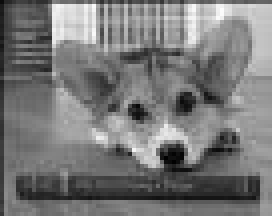
#> input picture Lab7/Lab7/small-img.jpg, 68 x 54 px (shown 4 times larger)
$ jupyter execute --allow-errors Lab7.ipynb   (shell and % lines are left out)
#> lines starting #> are read from the running program, lines starting #| are printed output that depends on the picture
# Lab 7: Multirate Signal Processing and Signal Processing Applications
## Due Date: 12/4 @11:59pm

We will primarily focus on multirate signal processing - upsampling and downsampling - in this lab. We will wrap up the lab with a look at a signal processing application beyond the scope of ECE 310, but of interest in future signal processing courses.

## Multirate Signal Processing

In many signal processing applications, we would like to change the sampling rate of our digital system. This could mean either reducing or increasing our effective sampling rate. One possibility is to perform digital-to-analog (D/A) conversion, then resample our signal in the time domain to the desired rate. However, this process requires access to the desired resampling circuitry in addition to potential artifacts introduced by the D/A conversion and quantization effects when resampling the signal.

The preferred method is to perform rate conversion in the discrete sample domain. We may increase our sampling rate via a process known as upsampling or interpolation, while we may decrease our sampling rate using downsampling or decimation. In the following background sections, we will discuss the mathematical construction of upsampling and downsampling, and also discuss some practical considerations that must be made when working on multirate signal processing.

## Upsampling

Upsampling (or interpolation) by an integer factor of $U$ is accomplished by interpolating $U-1$ zeros after every entry in our original sequence. Let $x[n]$ be our original signal. Then our upsampled signal $y[n]$ will be as follows:

$$
y[n] = \begin{cases}
x\left[\frac{n}{U}\right],\quad n = \pm U, 2U, \ldots, kU\\
0, \quad \textrm{else}\\
\end{cases}
$$

$$
y[n] = \left[x[0]\quad\underbrace{0\quad 0\quad\ldots\quad0}_{U-1\textrm{ zeros}}\quad x[1]\quad\underbrace{0\quad 0\quad\ldots\quad0}_{U-1\textrm{ zeros}}\quad x[2]\quad\ldots\quad\right]
$$

The resulting DTFT for $y[n]$ may be derived as follows:

$$
Y_d(\omega) = \sum_{n=-\infty}^\infty y[n]e^{-j\omega n}
$$

$$
= \sum_{n=-\infty}^\infty x[n] e^{-j\omega nU}
$$

$$
Y_d(\omega) = X_d(U\omega).
$$

The second line above follows from the definition of $y[n]$ since the $n$'th value of $x[n]$ is actually the $Un$'th value of $y[n]$ and all other values of $y[n]$ are zero. Thus we see the resulting spectrum will be "compressed" along the frequency axis by a factor of $U$ while maintaining the same height. The issue here is that some of our adjacent $2\pi$ periodic copies of $X_d(\omega)$ will cross over into the central copy of $Y_d(\omega)$ after upsampling. This is readily apparent when we check that $Y_d(\pi) = X_d(\pi U)$, which must be greater than the $\pi$ limits of our central copy.

The simple solution is to place a low-pass filter after our upsampler to make sure we only extract the frequencies corresponding to the central copy of our original spectrum. We see that the bandwidth of this filter should be such that our cutoff frequency $\omega_c$ maps to $\pi$ in our original specturm $X_d(\omega)$. Thus, we would like $\omega_c = \frac{\pi}{U}$. Formally, our low-pass filter $A(\omega)$ will be given by

$$
A(\omega) = \begin{cases}
1, \quad |\omega| \leq \frac{\pi}{U}\\
0, \quad \frac{\pi}{U} < |\omega| \leq \pi\\
\end{cases}.
$$

This low-pass filter accomplishes the very important task of interpolating over the zeros we placed in between our original signal values. Think of the low-pass filter as "filling in the blanks" or inferring the newly interpolated information. In summary, upsampling by a factor $U$ involves interpolating $U-1$ zeros between each sample in our original signal and then low-pass filtering with a cutoff frequency of $\frac{\pi}{U}$ to prevent the inclusion of spurious frequencies presented by adjacent DTFT copies in the original signal.

## Downsampling

Downsampling (or decimation) by an integer factor $D$ is performed by only keeping every $D$'th sample in the original signal. Let $x[n]$ be our original signal. Our downsampled signal $y[n]$ is given by

$$
y[n] = x[Dn]
$$

$$
y[n] = \left[x[0]\quad x[D]\quad x[2D]\quad\ldots\quad\right]
$$

We will skip the derivation of $Y_d(\omega)$ since it is more involved than the derivation for the interpolation case. Refer to your ECE 310 textbook for the full details. The DTFT of our decimated signal $Y_d(\omega)$ is given by

$$
Y_d(\omega) = \frac{1}{D}\sum_{k=0}^{D-1}X_d\left(\frac{\omega - 2\pi k}{D}\right).
$$

Qualitatively, we see that the input spectrum will be scaled down by a factor of $\frac{1}{D}$ and the frequency axis is stretched by a factor of $D$. It is very important, however, to note that the above form assumes an appropriate anti-aliasing filter has been applied to the input signal prior to decimation. What should this filter look like? The anti-aliasing filter should remove all frequencies that would push into adjacent DTFT copies after decimation and cause aliasing. We know that the frequency axis will expand by a factor of $D$; thus, we know any frequencies beyond $\frac{\pi}{D}$ would stretch beyond $\pi$ and alias. Consequently, our anti-aliasing filter $H(\omega)$ should have the following form:

$$
H(\omega) = \begin{cases}
1, \quad |\omega| \leq \frac{\pi}{D}\\
0, \quad \frac{\pi}{D} < |\omega| \leq \pi\\
\end{cases}.
$$

We observe that if we have a multirate signal processing system that interpolates and decimates by the same factor, we will be able to use one filter for both upsampling and downsampling! The difference, of course, is that we filter before decimation and after interpolation. In summary, downsampling by a factor of $D$ requires us to first apply a low-pass anti-aliasing filter with cutoff frequency $\frac{\pi}{D}$ then discard (or decimate) every sample that is not located at a multiiple of $D$.

## Rate Conversion by $\frac{U}{D}$

One final topic we should mention is the concatenation of multiple rate conversion systems to achieve an arbitrary sampling rate. Suppose we would like to increase our sampling rate by a non-integer factor like $\frac{4}{3}$. How can you interpolate $\frac{1}{3}$ of a zero? You cannot! Instead, we may accomplish this new sampling rate by first upsampling by a factor of 4, then downsampling by a factor of 3. Furthermore, note that in this case the post-interpolation filter will have a cutoff frequency of $\frac{\pi}{4}$ and thus eliminate the need for our anti-aliasing filter before decimation since $\frac{\pi}{4}<\frac{\pi}{3}$! We may achieve any new sampling rate by the same procedure with appropriate anti-aliasing filters.

[cell 1]
#import libraries
import numpy as np
import matplotlib.pyplot as plt

from scipy import signal
from skimage.io import imread
from skimage.io import imsave

#Provided function with triangle magnitude spectrum
def toy_signal(w_c):
    N = 1000
    gain = 2*np.pi/w_c
    return gain * np.array([(np.sin(w_c/2*(n+1))/(np.pi*(n+1)))**2 if n+1 != 0 else (w_c/(2*np.pi))**2 for n in range(-N,N+1)])

# Exercise 1: Upsampling

We will begin by exploring and verifying the above theoretical discussion regarding upsampling.

a. Fill in the below function $\textrm{upsample}(U,x)$ to perform interpolation by a factor of $U$ on an input signal $x$. Verify your function correctly interpolates zeros by printing the provided test signal before and after upsampling for some integer $U$.

b. The provided function $\textrm{toy_signal}(\omega_c)$ creates a toy signal that has a triangular magnitude response with bandwidth $\omega_c$. More precisely, if our toy signal is given by $x$, the magnitude of the DTFT of this toy signal will be

$$
|X_d(\omega)| = \begin{cases}
-\left|\frac{\omega}{\omega_c}\right| + 1\,\quad |\omega| \leq \omega_c\\
0,\quad \omega_c \leq |\omega| \leq \pi\\
\end{cases}.
$$

Use the provided toy signal function to create a signal with bandwidth $\frac{\pi}{2}$ ($\omega_c = \frac{\pi}{2}$). Upsample this toy signal by a factor of $U=3$. Plot the magnitude of the FFT of the original and upsampled toy signals on separate subplots using $\textrm{np.fft.fft()}$. Hint: use $\textrm{np.fft.fftshift()}$ to zero-center the frequency spectrum and $\textrm{np.linspace()}$ to create your frequencies from $-\pi$ to $\pi$ for plotting.

c. Fill in the below function $\textrm{lowpass}(C)$ to create an appropriate low-pass filter that should follow interpolation by a factor of $C$. You may use $\textrm{signal.remez()}$ like in Lab 6 for Parks-McClellan filter design of a length 50 filter. You may also assume a transition bandwidth of $\frac{\pi}{10}$ (0.1 in normalized frequency). Apply your low-pass filter to your upsampled toy signal from part 1.(b). Plot the magnitude of the FFT of the filtered signal to verify the spurious DTFT copies have been removed by your filter. $\textbf{Note that this filtering function will also work as an anti-aliasing filter for decimation by a factor of } D$.

[cell 2]
# Fill in this function for part 1.a:
def upsample(U, x):
#> called with U = 2, x = array of shape (6,)
    unsampled = []
    for i in range(len(x)):
        unsampled.append(x[i])
        for j in range(U-1):
            unsampled.append(0)

    unsampled = np.array(unsampled, dtype= np.float64)
    return unsampled

# Fill in this function for part 1.c:
def lowpass(C):
    bands = [0, 1/C, 1/C + 0.1, 1]
    print(bands)
    lpf = signal.remez(50, bands, [1,0], fs= 2)
    return lpf

# Test code for part 1.a:
test_signal = np.array([1, 2, 3, 4, 5, 6])
unsampled = upsample(2, test_signal)
print(unsampled)


# Code for part 1.b:
leSignal = toy_signal(np.pi/2)
fftleSignal = np.fft.fft(leSignal)
fftleSignal = np.fft.fftshift(fftleSignal)
plt.figure()

plt.plot(np.linspace(-np.pi, np.pi, len(fftleSignal)), np.absolute(fftleSignal))
plt.title("Original Signal FFT")

plt.figure()
UleSignal = upsample(3, leSignal)
fftULE = np.fft.fft(UleSignal)
fftULE = np.fft.fftshift(fftULE)
plt.plot(np.linspace(-np.pi, np.pi,len(fftULE)), np.absolute(fftULE))
plt.title("Upsampled FFT")
# Code for part 1.c:
filter = lowpass(3)
# plt.figure()
# plt.plot(np.linspace(0, 2*np.pi, len(filter)), filter)
result = signal.lfilter(filter, 1, UleSignal)
fftRes = np.fft.fft(result)
fftRes = np.fft.fftshift(fftRes)
plt.figure()
plt.plot(np.linspace(-np.pi, np.pi,len(fftRes)), np.absolute(fftRes))
plt.title("Upsampled FFT after passing through low pass filter")
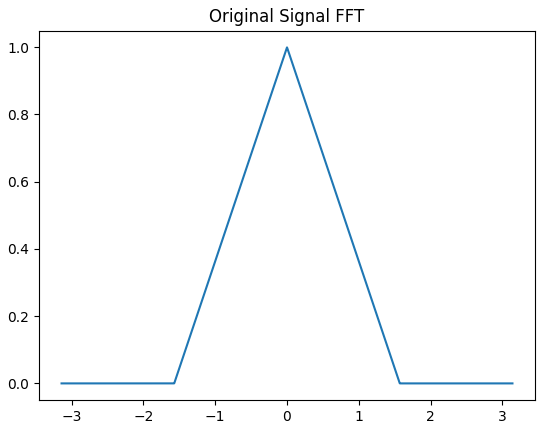
#> figure drawn by matplotlib, 1 panel; curve peaks at x = 0, y = 1
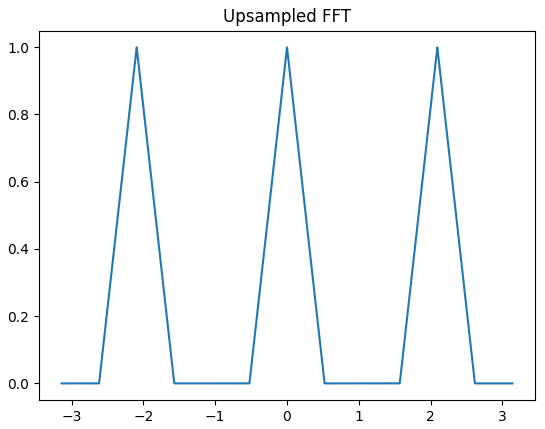
#> figure drawn by matplotlib, 1 panel; curve peaks at x = 0, y = 1
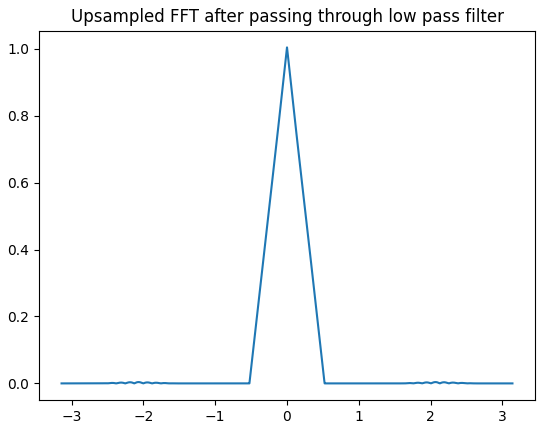
#> figure drawn by matplotlib, 1 panel; curve peaks at x = 0, y = 1

# Exercise 2: Downsampling

Now we will turn our attention to downsampling.

a. Fill in the below function $\textrm{downsample}(D, x)$ to perform decimation by a factor of $D$ on an input signal $x$. Verify your function correctly decimates by printing the provided test signal before and after downsampling for some integer $D$.

b. Use the provided toy signal function to create a signal with bandwidth $\frac{\pi}{2}$. Downsample this toy signal by a factor of $D=2$. Plot the magnitude of the FFT of the original and downsampled toy signals on separate subplots using $\textrm{np.fft.fft()}$ (do not forget to use $\textrm{np.fft.fftshift()}$ to center you FFT!). Do not worry about anti-aliasing filtering for now.

c. Use the provided toy signal function to create a signal with bandwidth $\frac{\pi}{2}$. Downsample this toy signal by a factor of $D=3$. Plot the magnitude of the FFT of the original and downsampled toy signals on separate subplots using $\textrm{np.fft.fft()}$. Do not worry about anti-aliasing filtering. Explain what is happening in the magnitude of the decimated signal's FFT. **Note: pay attention to the y-axis scaling when comparing parts (b) and (c), i.e. consider using plt.ylim() to set the y-axis ranges.**

d. Finally, let's use our upsampling, downsampling, and filtering functions to perform sampling rate conversion by a factor of $\frac{3}{5}$. This may be accomplished with two different schemes: downsampling followed by upsampling or upsampling followed by downsampling. These two schemes are not necessarily equivalent for a given input signal! Perform sampling rate conversion by a factor of $\frac{3}{5}$ using both schemes on a toy signal with bandwidth $\frac{\pi}{2}$. Plot the magnitude of the FFT for the final system output for each scheme. What are the differences between the two outputs? Which scheme do you think works best? Why? Note: remember to apply appropriate anti-aliasing and post-interpolation filters before and after downsampling and upsampling, respectively!

[cell 3]
# Fill in this function for part 2.a:
def downsample(D, x):
    downsampled = np.array([x[jit] for jit in range(len(x)) if jit % D == 0])
    return downsampled

# Test code for part 2.a:
test_signal = np.array([1, 2, 3, 4, 5, 6])
down = downsample(2, test_signal)
print(down)

# Code for part 2.b:
leSignal = toy_signal(np.pi/2)
fftleSignal = np.fft.fft(leSignal)
fftleSignal = np.fft.fftshift(fftleSignal)
plt.figure()

plt.plot(np.linspace(-np.pi, np.pi, len(fftleSignal)), np.absolute(fftleSignal))
plt.title("Original Signal FFT")

plt.figure()
UleSignal = downsample(2, leSignal)
fftULE = np.fft.fft(UleSignal)
fftULE = np.fft.fftshift(fftULE)
plt.plot(np.linspace(-np.pi, np.pi,len(fftULE)), np.absolute(fftULE))
plt.title("Downsampled FFT, D=3")

# Code for part 2.c:
plt.figure()
UleSignal = downsample(3, leSignal)
fftULE = np.fft.fft(UleSignal)
fftULE = np.fft.fftshift(fftULE)
plt.plot(np.linspace(-np.pi, np.pi,len(fftULE)), np.absolute(fftULE))
plt.title("Downsampled FFT, D=3")

# Code for part 2.d:
downThenUp = downsample(5, leSignal)
downThenUp = upsample(3, downThenUp)
downThenUp = signal.lfilter(lowpass(3), 1, downThenUp)
fftDTU = np.fft.fftshift(np.fft.fft(downThenUp))


plt.figure()
plt.plot(np.linspace(-np.pi, np.pi,len(fftDTU)), np.absolute(fftDTU))
plt.title("Down then Up FFT, D=3/5")

upThenDown = upsample(3, leSignal)
upThenDown = signal.lfilter(lowpass(3), 1, upThenDown)
upThenDown = downsample(5, upThenDown)
#upThenDown = signal.lfilter(lowpass(5), 1, upThenDown)
fftDTU = np.fft.fftshift(np.fft.fft(upThenDown))

plt.figure()
plt.plot(np.linspace(-np.pi, np.pi,len(fftDTU)), np.absolute(fftDTU))
plt.title("Up then Down FFT, D=3/5")
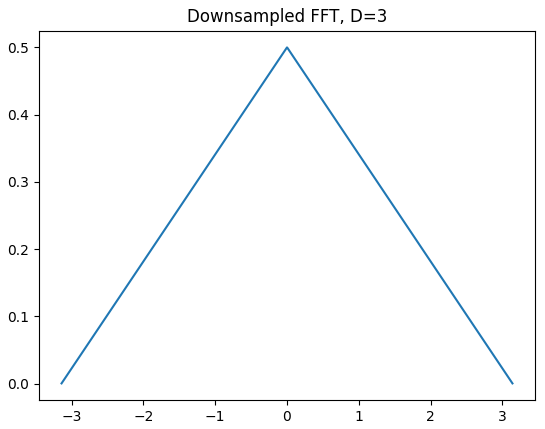
#> figure drawn by matplotlib, 1 panel; curve peaks at x = 0, y = 0.5
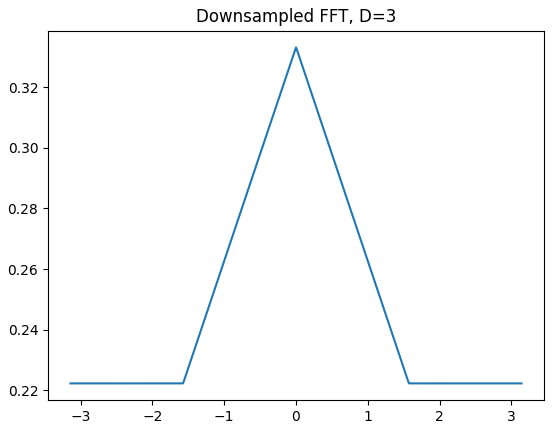
#> figure drawn by matplotlib, 1 panel; curve peaks at x = 0, y = 0.333

## Comments here

Part 2(c): The signal is being aliased after the downsampling operation, resulting in a change in the shape and zeros of the signal.

Part 2(d): The difference between part c and part d is that the the signal is part d is not being aliased and not being distorted at all. So clearly upsample then downsampling is the best method for non integer rate conversion. The reason why this is the case is that when we upsample first, we don't lose any information before we downsample. This is not the case for downsampling then upsampling. When we downsample first, we lose a large portion of data before we upsample. This leads to an unfair use of unsampling as it is unsampling much less information than we give it. Its always best to lose information on the last step.

## Image Resizing

One common application of multirate signal processing is image resizing. Have you ever considered what happens when you stretch or shrink an image while placing images in a document? This operation extends our previous discussion of decimation and interpolation to two dimensions. For this lab, we will focus on increasing the size of a small image.

To upsample an image, we interpolate zeros like we would for a 1D signal, except we now do this is along both the rows and columns. In this exercise, we assume we will upsample by the same factor for both rows and columns (maintain aspect ratio) though it is not difficult to extend these concepts to unique scaling for rows and columns. Consider the following example where $x$ is our original image and $y$ is the result of upsampling by a factor of two along the rows and columns:

$$
x = \begin{bmatrix}
1 & 9 & 5\\
5 & 3 & 5\\
7 & 9 & 1\\
\end{bmatrix}\quad
y = \begin{bmatrix}
1 & 0 & 9 & 0 & 5 & 0\\
0 & 0 & 0 & 0 & 0 & 0\\
5 & 0 & 3 & 0 & 5 & 0\\
0 & 0 & 0 & 0 & 0 & 0\\
7 & 0 & 9 & 0 & 1 & 0\\
0 & 0 & 0 & 0 & 0 & 0\\
\end{bmatrix}
$$

### Nearest Neighbor Interpolation
After upsampling our image, we must consider how we can fill in these new blank values. We will consider two options in this lab: nearest neighbor and bilinear intperpolation. Nearest neighbor interpolation works based on the simple assumption that the nearest original pixel is the best guess for the interpolated pixel. The assignment rule is as follows

$$
y(i,j) = x\left(\left\lfloor \frac{i}{U} \right\rfloor,\left\lfloor \frac{j}{U} \right\rfloor\right),
$$

$$
\textrm{1D Example:}\quad \begin{bmatrix}
1 & 0 & 0 & 10 & 0 & 0 & 4 & 0 & 0\\
\end{bmatrix} \rightarrow \textrm{nearest neighbor interpolation}\rightarrow
\begin{bmatrix}
1 & 1 & 1 & 10 & 10 & 10 & 4 & 4 & 4\\
\end{bmatrix}
$$

where $U$ is our upsampling factor and $\lfloor\cdot\rfloor$ is the floor operator. If we apply nearest neighbor interpolation to our upsampled image $y$, we have the following interpolated image $z_{nn}$:

$$
z_{nn} = \begin{bmatrix}
1 & 1 & 9 & 9 & 5 & 5\\
1 & 1 & 9 & 9 & 5 & 5\\
5 & 5 & 3 & 3 & 5 & 5\\
5 & 5 & 3 & 3 & 5 & 5\\
7 & 7 & 9 & 9 & 1 & 1\\
7 & 7 & 9 & 9 & 1 & 1\\
\end{bmatrix}.
$$

### Bilinear Interpolation
Bilinear interpolation is a little more complicated. Let's first consider linear interpolation in one dimension. Linear interpolation makes the assumption that adjacent original values may be connected with a straight line. The interpolated values will be assigned according to the value of the line at that interpolation location. We have actually already had experience with linear interpolation. When we plot lines in Python using Matplotlib, the points are connected using linear interpolation! Let's consider a toy 1D example of linear interpolation on a signal $a$:

$$
a = \begin{bmatrix}
1 & 0 & 0 & 10 & 0 & 0 & 4 & 0 & 0\\
\end{bmatrix} \rightarrow \textrm{linear interpolation}\rightarrow
\begin{bmatrix}
1 & 4 & 7 & 10 & 8 & 6 & 4 & \frac{4}{3} & \frac{2}{3}\\
\end{bmatrix}
$$

Mathematically, if we would like to interpolate between indices $i$ and $j$ in our toy signal $a$ at index $k$ such that $i < k < j$, we will assign the value at $k$ as follows (assuming upsampling by $U$):

$$
\large{a[k] = \underbrace{(k-i)}_{\Delta x} \cdot \underbrace{\frac{a[j] - a[i]}{U}}_{\frac{\Delta y}{\Delta x}\textrm{ or slope}} + \underbrace{a[i]}_{\textrm{offset/intercept}}}.
$$

This equation should remind you of an equation of a line where we have a slope, intercept, and an independent variable in the distance from the first index $i$. Now if we would like to expand linear interpolation to become bilinear interpolation, we may simply perform linear interpolation at each row and at each column: the order does not matter! The below figure demonstrates bilinear interpolation via rows-then-colums and columns-then-rows to verify they produce the same result. $\textbf{Note that we will assume any values outside the image are zero!}$

$$
y = \begin{bmatrix}
1 & 0 & 9 & 0 & 5 & 0\\
0 & 0 & 0 & 0 & 0 & 0\\
5 & 0 & 3 & 0 & 5 & 0\\
0 & 0 & 0 & 0 & 0 & 0\\
7 & 0 & 9 & 0 & 1 & 0\\
0 & 0 & 0 & 0 & 0 & 0\\
\end{bmatrix} \rightarrow\textrm{rows}\rightarrow
\begin{bmatrix}
1 & 5 & 9 & 7 & 5 & 2.5\\
0 & 0 & 0 & 0 & 0 & 0\\
5 & 4 & 3 & 4 & 5 & 2.5\\
0 & 0 & 0 & 0 & 0 & 0\\
7 & 8 & 9 & 5 & 1 & 0.5\\
0 & 0 & 0 & 0 & 0 & 0\\
\end{bmatrix} \rightarrow\textrm{columns}\rightarrow
\begin{bmatrix}
1 & 5 & 9 & 7 & 5 & 2.5\\
3 & 4.5 & 6 & 5.5 & 5 & 2.5\\
5 & 4 & 3 & 4 & 5 & 2.5\\
6 & 6 & 6 & 4.5 & 3 & 1.5\\
7 & 8 & 9 & 5 & 1 & 0.5\\
3.5 & 4 & 4.5 & 2.5 & 0.5 & 0.25\\
\end{bmatrix}
$$

$$
y = \begin{bmatrix}
1 & 0 & 9 & 0 & 5 & 0\\
0 & 0 & 0 & 0 & 0 & 0\\
5 & 0 & 3 & 0 & 5 & 0\\
0 & 0 & 0 & 0 & 0 & 0\\
7 & 0 & 9 & 0 & 1 & 0\\
0 & 0 & 0 & 0 & 0 & 0\\
\end{bmatrix} \rightarrow\textrm{columns}\rightarrow
\begin{bmatrix}
1 & 0 & 9 & 0 & 5 & 0\\
3 & 0 & 6 & 0 & 5 & 0\\
5 & 0 & 3 & 0 & 5 & 0\\
6 & 0 & 6 & 0 & 3 & 0\\
7 & 0 & 9 & 0 & 1 & 0\\
3.5 & 0 & 4.5 & 0 & 0.5 & 0\\
\end{bmatrix}\rightarrow\textrm{rows}\rightarrow
\begin{bmatrix}
1 & 5 & 9 & 7 & 5 & 2.5\\
3 & 4.5 & 6 & 5.5 & 5 & 2.5\\
5 & 4 & 3 & 4 & 5 & 2.5\\
6 & 6 & 6 & 4.5 & 3 & 1.5\\
7 & 8 & 9 & 5 & 1 & 0.5\\
3.5 & 4 & 4.5 & 2.5 & 0.5 & 0.25\\
\end{bmatrix}
$$

# Exercise 3: Image Resizing

We have provided a small test image named ``small-img.jpg`` (shown below) that we would like to upsample.

a. Fill in the $\textrm{upsample_image}$ function below which will interpolate zeros to perform 2D upsampling. We will assume that we are upsampling our image by the same factor $U$ in both dimensions. You may re-use your $\textrm{upsample()}$ function from Exercise 1 or write new upsampling code here. Apply your upsampling code to the small image with $U=8$ and plot the result.

b. Fill in the $\textrm{nn()}$ function below, which performs nearest neighbor interpolation on an upsampled 1D-signal. Print the provided test signal and the result of applying your nearest neighbor interpolation function on the test signal. Hint: one possible solution is to convolve with a length $U$ filter. Consider what this filter may look like to perform nearest neighbor interpolation. Think about a zero-order hold!

c. Fill in the $\textrm{linear()}$ function below, which performs linear interpolation on an upsampled 1D-signal. Print the provided test signal and the result of applying your linear interpolation function on the test signal. Hint: one possible solution is to convolve with a length $2U-1$ filter. Consider what this filter may look like to perform linear interpolation. Think about a first-order hold!

d. Apply your nearest neighbor and linear interpolation functions to the your upsampled image. Note that you may simply apply each function along the rows and columns separately to perform 2D nearest neighbor inteprolation and bilinear interpolation. Plot the two resulting images and comment on the differences. We recommend you make two copies of the upsampled image to separate your nearest neighbor and bilinear inteprolation computation/results.

[cell 4]
# Fill in this function for part 3.a:
def upsample_image(U, img):
    n_rows, n_cols = img.shape
    up_img = np.zeros((n_rows * U, n_cols * U))
    up_img_rows = np.zeros((n_rows, n_cols * U))
    for i in range(n_rows):
        up_img_rows[i, :] = upsample(U, img[i, :])

    for j in range(up_img_rows.shape[1]):
        up_img[:, j] = upsample(U, up_img_rows[:, j])

    return up_img


# Fill in this function for part 3.b
# Assume x has already been upsampled
def nn(U, x):
    for group in range(int(len(x)/U)):
        for offset in range(U):
            x[U*group + offset] = x[U*group]
    return x

# Fill in this function for part 3.c:
# Assume x has already been upsampled
def linear(U, x):
    for group in range(int(len(x)/U)):
        for offset in range(U):
            if(U*group + U < len(x)):
                x[U*group + offset] = offset * ((x[U*group + U] - x[U*group])/U) +x[U*group]
            else:
                x[U*group + offset] = -offset * ((x[U*group])/U) +x[U*group]
    return x

# Code for part 3.a:
small_img = imread('small-img.jpg')
#> small_img is the input picture: shape (54, 68); min 0, max 252, mean 120.1
usmall_img = upsample_image(8, small_img)
#> (the rest of the program and of its run is left out)
